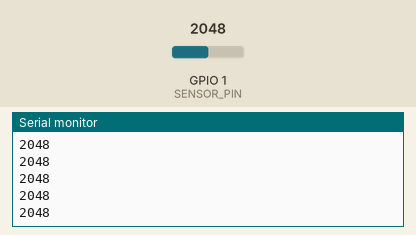
Bench run of a sketch on a simulated ESP32. On the bench: the last lines printed to the serial monitor. The test bench sets the inputs (shaded band); at power-on: GPIO 1 (SENSOR_PIN) = 2048.

Above: at 1.2 s.
1.3 s: GPIO 1 (SENSOR_PIN) set to 2866
At 2.0 s:
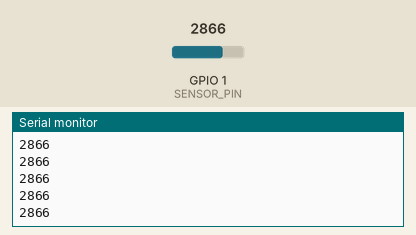
2.8 s: GPIO 1 (SENSOR_PIN) set to 3603
At 3.4 s:
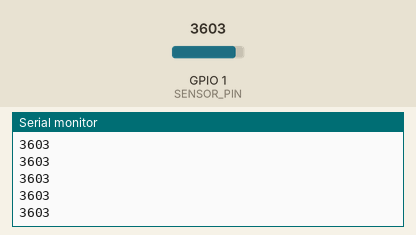
Timing chart, 0 to 5.8 s (numbered marks = the images above; inputs shaded):
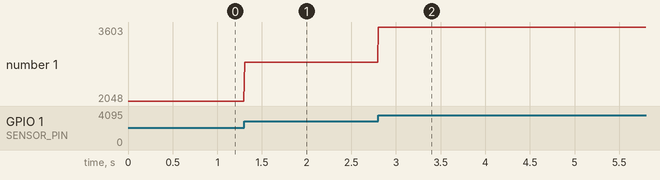

The sketch:

sensoresp32.ino
```cpp
//KY018 Photo resistor module
/*
 *  Here a simple sketch to test the upload of Ai-thinker ESP-12K.
 *  by Mischianti Renzo <https://mischianti.org>
 *
 *  https://mischianti.org/
 *
 */

#define SENSOR_PIN 1
int sensorValue = 0;
// the setup function runs once when you press reset or power the board

void setup() {
  Serial.begin(9600);
}

// the loop function runs over and over again forever
void loop() {
  sensorValue = analogRead(SENSOR_PIN);
  Serial.println(sensorValue, DEC);
  delay(3); // 3 milliseconds
}
```

Measured:
- after the input at 1.3 s, the serial monitor: prints a new line at once (image 1)
- after the input at 2.8 s, the serial monitor: prints a new line at once (image 2)
- plotted number 1: 2048 → 2866 after the input at 1.3 s, 2866 → 3603 after the input at 2.8 s
